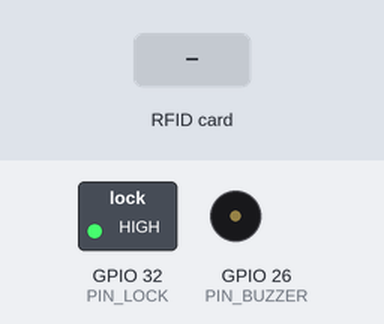
Recording of a sketch running on a simulated ESP32. On the bench: switched loads named in the sketch (green lamp = pin HIGH), buzzer (waves = sounding, pin HIGH). Inputs (shaded band) come from the test bench. WiFi joins after 1.5 s; servers stay silent unless stated; no MQTT or app messages arrive unless stated; what the sketch prints to the serial monitor is not drawn.

Above: at 2.7 s.
2.8 s: RFID card 5E 7A 19 C4 held to the reader
Timing chart, 0 to 5.8 s (numbered marks = the images above; inputs shaded):
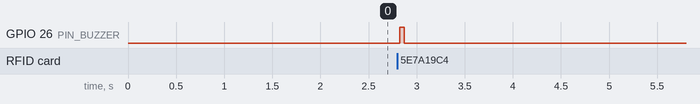

The sketch:

access_control.ino
```cpp
/*
 * ============================================================================
 * NexaSmart IoT Firmware: RFID Campus Access Control Node
 * Hardware: ESP32 + MFRC522 RFID Reader (SPI) + Solenoid Lock Relay + Buzzer
 * Pinout:
 *   RC522 SCK   --> GPIO 18
 *   RC522 MISO  --> GPIO 19
 *   RC522 MOSI  --> GPIO 23
 *   RC522 SS/SDA--> GPIO 21
 *   RC522 RST   --> GPIO 22
 *   Lock Relay  --> GPIO 32
 *   Buzzer Pin  --> GPIO 26
 * Note: RC522 operates strictly at 3.3V! Connecting to 5V will destroy the IC.
 * ============================================================================
 */

#include <WiFi.h>
#include <PubSubClient.h>
#include <SPI.h>
#include <MFRC522.h>
#include <ArduinoJson.h>

const char* WIFI_SSID       = "NexaSmart_IoT_WiFi";
const char* WIFI_PASSWORD   = "SecureCampusKey2026";
const char* MQTT_SERVER     = "192.168.1.100";
const int   MQTT_PORT       = 1883;
const char* MQTT_USER       = "device_acc_01";
const char* MQTT_PASS       = "DeviceSecretKey2026";

const char* DEVICE_ID       = "DEV-ESP32-ACC-01";
const char* BUILDING_ID     = "BLD-ENG-01";
const char* ROOM_ID         = "RM-MAIN-ENTRANCE";
const char* FIRMWARE_VER    = "v1.4.2";

#define SS_PIN  21
#define RST_PIN 22
#define PIN_LOCK 32
#define PIN_BUZZER 26

MFRC522 rfid(SS_PIN, RST_PIN);
WiFiClient espClient;
PubSubClient mqttClient(espClient);

char topicEvent[128];
char topicCommand[128];
char topicAck[128];
char topicStatus[128];

unsigned long unlockUntilTime = 0;

void beep(int ms) {
  digitalWrite(PIN_BUZZER, HIGH);
  delay(ms);
  digitalWrite(PIN_BUZZER, LOW);
}

void onMqttMessage(char* topic, byte* payload, unsigned int length) {
  StaticJsonDocument<256> doc;
  if (deserializeJson(doc, payload, length)) return;

  const char* cmdId = doc["commandId"];
  const char* act   = doc["action"];

  StaticJsonDocument<256> ack;
  ack["commandId"]  = cmdId;
  ack["deviceId"]   = DEVICE_ID;
  ack["executedAt"] = millis();

  if (strcmp(act, "UNLOCK_DOOR") == 0) {
    int durationSec = doc.containsKey("durationSeconds") ? doc["durationSeconds"] : 5;
    digitalWrite(PIN_LOCK, LOW); // Active Low Unlock
    unlockUntilTime = millis() + (durationSec * 1000);
    beep(100);
    ack["status"] = "SUCCESS";
    ack["state"]["unlocked"] = true;
  } else {
    ack["status"] = "UNSUPPORTED_COMMAND";
  }

  char ackBuf[256];
  serializeJson(ack, ackBuf);
  mqttClient.publish(topicAck, ackBuf);
}

void setup() {
  Serial.begin(115200);
  SPI.begin();
  rfid.PCD_Init();

  pinMode(PIN_LOCK, OUTPUT);
  pinMode(PIN_BUZZER, OUTPUT);
  digitalWrite(PIN_LOCK, HIGH); // Locked
  digitalWrite(PIN_BUZZER, LOW);

  snprintf(topicEvent,   sizeof(topicEvent),   "nexasmart/%s/%s/%s/event",   BUILDING_ID, ROOM_ID, DEVICE_ID);
  snprintf(topicCommand, sizeof(topicCommand), "nexasmart/%s/%s/%s/command", BUILDING_ID, ROOM_ID, DEVICE_ID);
  snprintf(topicAck,     sizeof(topicAck),     "nexasmart/%s/%s/%s/ack",     BUILDING_ID, ROOM_ID, DEVICE_ID);
  snprintf(topicStatus,  sizeof(topicStatus),  "nexasmart/%s/%s/%s/status",  BUILDING_ID, ROOM_ID, DEVICE_ID);

  WiFi.begin(WIFI_SSID, WIFI_PASSWORD);
  while (WiFi.status() != WL_CONNECTED) delay(300);

  mqttClient.setServer(MQTT_SERVER, MQTT_PORT);
  mqttClient.setCallback(onMqttMessage);
}

void loop() {
  if (WiFi.status() != WL_CONNECTED) WiFi.reconnect();
  if (!mqttClient.connected()) {
    mqttClient.connect(DEVICE_ID, MQTT_USER, MQTT_PASS);
    mqttClient.subscribe(topicCommand, 1);
  }
  mqttClient.loop();

  // Relock auto-timer
  if (unlockUntilTime > 0 && millis() > unlockUntilTime) {
    digitalWrite(PIN_LOCK, HIGH); // Locked
    unlockUntilTime = 0;
  }

  // Look for new RFID card
  if (!rfid.PICC_IsNewCardPresent() || !rfid.PICC_ReadCardSerial()) {
    return;
  }

  // Format Card UID hex
  String uidStr = "";
  for (byte i = 0; i < rfid.uid.size; i++) {
    if (i > 0) uidStr += ":";
    if (rfid.uid.uidByte[i] < 0x10) uidStr += "0";
    uidStr += String(rfid.uid.uidByte[i], HEX);
  }
  uidStr.toUpperCase();
  rfid.PICC_HaltA();

  beep(50); // Feedback beep

  StaticJsonDocument<256> evt;
  evt["deviceId"]   = DEVICE_ID;
  evt["buildingId"] = BUILDING_ID;
  evt["roomId"]     = ROOM_ID;
  evt["eventType"]  = "RFID_TAP";
  evt["cardUid"]    = uidStr;
  evt["timestamp"]  = millis();

  char buf[256];
  serializeJson(evt, buf);
  mqttClient.publish(topicEvent, buf, 1);
  Serial.print("RFID Tapped: ");
  Serial.println(uidStr);
}
```

Measured:
- after the input at 2.8 s, GPIO 26 (PIN_BUZZER): LOW → HIGH at once, → LOW 0.05 s later
